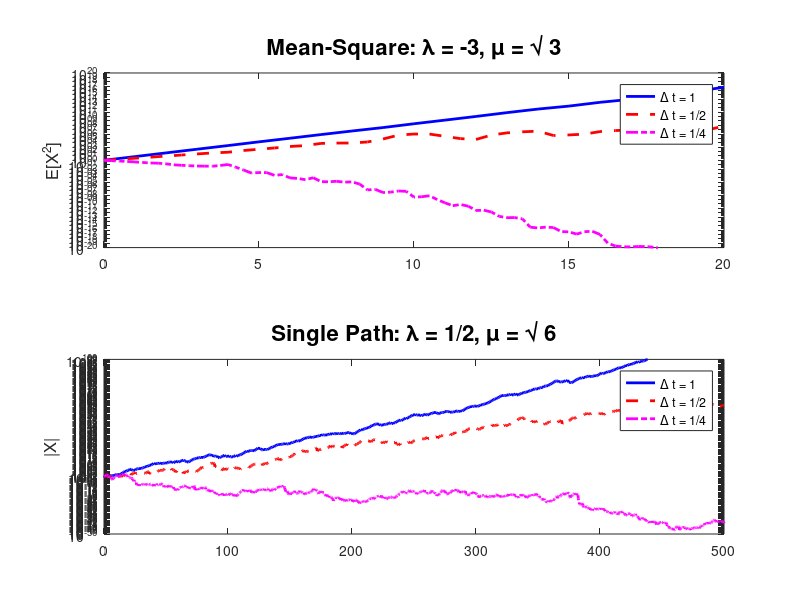

MATLAB code for this plot:
% STAB  Mean-square and asymptotic stability test for E-M
% Listing 9
%
% SDE is  dX = lambda*X dt + mu*X dW,   X(0) = Xzero,
%      where lambda and mu are constants and Xzero = 1.

rng(100,'v5normal');
T = 20; M = 50000; Xzero = 1;          

% linetypes for plot
ltype = {'b-','r--','m-.'};             

subplot(211)  %%%%%%%%%%%% Mean Square %%%%%%%%%%%%%

% problem parameters
lambda = -3; mu = sqrt(3);              
for k = 1:3
    Dt = 2^(1-k);                      
    N = T/Dt;
    Xms = zeros(1,N); Xtemp = Xzero*ones(M,1);
    for j = 1:N
           Winc = sqrt(Dt)*randn(M,1);  
           Xtemp = Xtemp + Dt*lambda*Xtemp + mu*Xtemp.*Winc;
           
           % mean-square estimate
           Xms(j) = mean(Xtemp.^2);     
    end
    semilogy(0:Dt:T,[Xzero,Xms],ltype{k},'Linewidth',2), hold on
end
legend('\Delta t = 1','\Delta t = 1/2','\Delta t = 1/4')
title('Mean-Square: \lambda = -3, \mu = \surd 3','FontSize',16)
ylabel('E[X^2]','FontSize',12), axis([0,T,1e-20,1e+20]), hold off

subplot(212)  %%%%% Asymptotic: a single path %%%%%%%

% problem parameters
T = 500;
lambda = 0.5; mu = sqrt(6);             
for k = 1:3
    Dt = 2^(1-k);                     
    N = T/Dt;
    Xemabs = zeros(1,N); Xtemp = Xzero;
    for j = 1:N
           Winc = sqrt(Dt)*randn;      
           Xtemp = Xtemp + Dt*lambda*Xtemp + mu*Xtemp*Winc;
           Xemabs(j) = abs(Xtemp);
    end
    semilogy(0:Dt:T,[Xzero,Xemabs],ltype{k},'Linewidth',2), hold on
end
legend('\Delta t = 1','\Delta t = 1/2','\Delta t = 1/4')
title('Single Path: \lambda = 1/2, \mu = \surd 6','FontSize',16)
ylabel('|X|','FontSize',12), axis([0,T,1e-50,1e+100]), hold off
